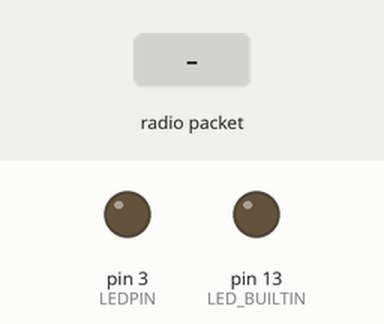
Recording of a program running on a simulated Arduino Uno, built with avr-gcc and run on an emulated ATmega328P. Shown: output pins drawn as LEDs (lit = HIGH). Inputs (shaded band) come from the test bench. No radio packets arrive unless stated; what the program prints to the serial monitor is not drawn.

Above: at 1.2 s.
1.3 s: radio packet "1" arrives
Timing chart, 0 to 4.3 s (numbered marks = the images above; inputs shaded):
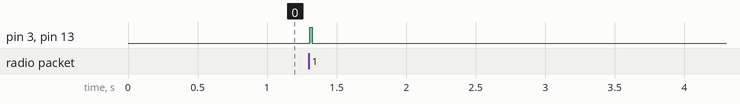

The program:

main.cpp
```cpp
#include <SPI.h>
#include <RH_RF95.h>

// // this macro is jank - but it's basically 2 bytes for every
// // 255 bytes are needed for the encoding
#define ENCODED_BUF_LEN RH_RF95_MAX_MESSAGE_LEN + 2
#define LEDPIN 3

uint8_t cobsEncode(uint8_t *buf, uint8_t bufLen, uint8_t *output)
{
  uint8_t codePtr = 0;
  // offset to next null byte
  uint8_t offsetToNext = 1;

  output[codePtr] = 0;

  uint8_t outOffset = 1;
  for (int i = 0; i < bufLen; i++)
  {

    if (buf[i] == 0x0f)
    {
      output[codePtr] = offsetToNext;
      offsetToNext = 1;
      codePtr = outOffset;
      outOffset++;
    }
    else
    {
      output[outOffset] = buf[i];
      offsetToNext++;

      if (offsetToNext == 0xff)
      {
        // we're at the end of the packet
        output[codePtr] = offsetToNext;
        offsetToNext = 1;
        codePtr = outOffset;
        outOffset++;
        output[outOffset] = 0;
        outOffset++;
      }
      else
      {
        outOffset++;
      }
    }
  }
  output[codePtr] = offsetToNext;
  output[outOffset] = 0;
  return outOffset + 1;
}

RH_RF95 rf95(10, 2);

void setup()
{
  pinMode(LED_BUILTIN, OUTPUT);
  pinMode(LEDPIN, OUTPUT);
  Serial.begin(57600);
  while (!Serial)
    ; // Wait for serial port to be available
  if (rf95.init())
  {
    rf95.setTxPower(20, false);
    rf95.setSignalBandwidth(250E3);
    Serial.println("init ok");
  }
  else
  {
    Serial.println("init failed");
  }
}

void loop()
{
  if (rf95.waitAvailableTimeout(300))
  {
    uint8_t buf[RH_RF95_MAX_MESSAGE_LEN + 1];
    uint8_t len = sizeof(buf);
    uint8_t encodeBuf[ENCODED_BUF_LEN];

    if (rf95.recv(buf, &len))
    {
      uint8_t written = cobsEncode(buf, len, encodeBuf);

      // Serial.write(buf, len);
      Serial.write((char *)encodeBuf, written);

      digitalWrite(LED_BUILTIN, HIGH);
      digitalWrite(LEDPIN, HIGH);
    }
  }

  delay(20);

  digitalWrite(LED_BUILTIN, LOW);
  digitalWrite(LEDPIN, LOW);
}
```

Measured:
- after the input at 1.3 s, pin 3 (LEDPIN), pin 13 (LED_BUILTIN): LOW → HIGH at once, → LOW 0.02 s later
